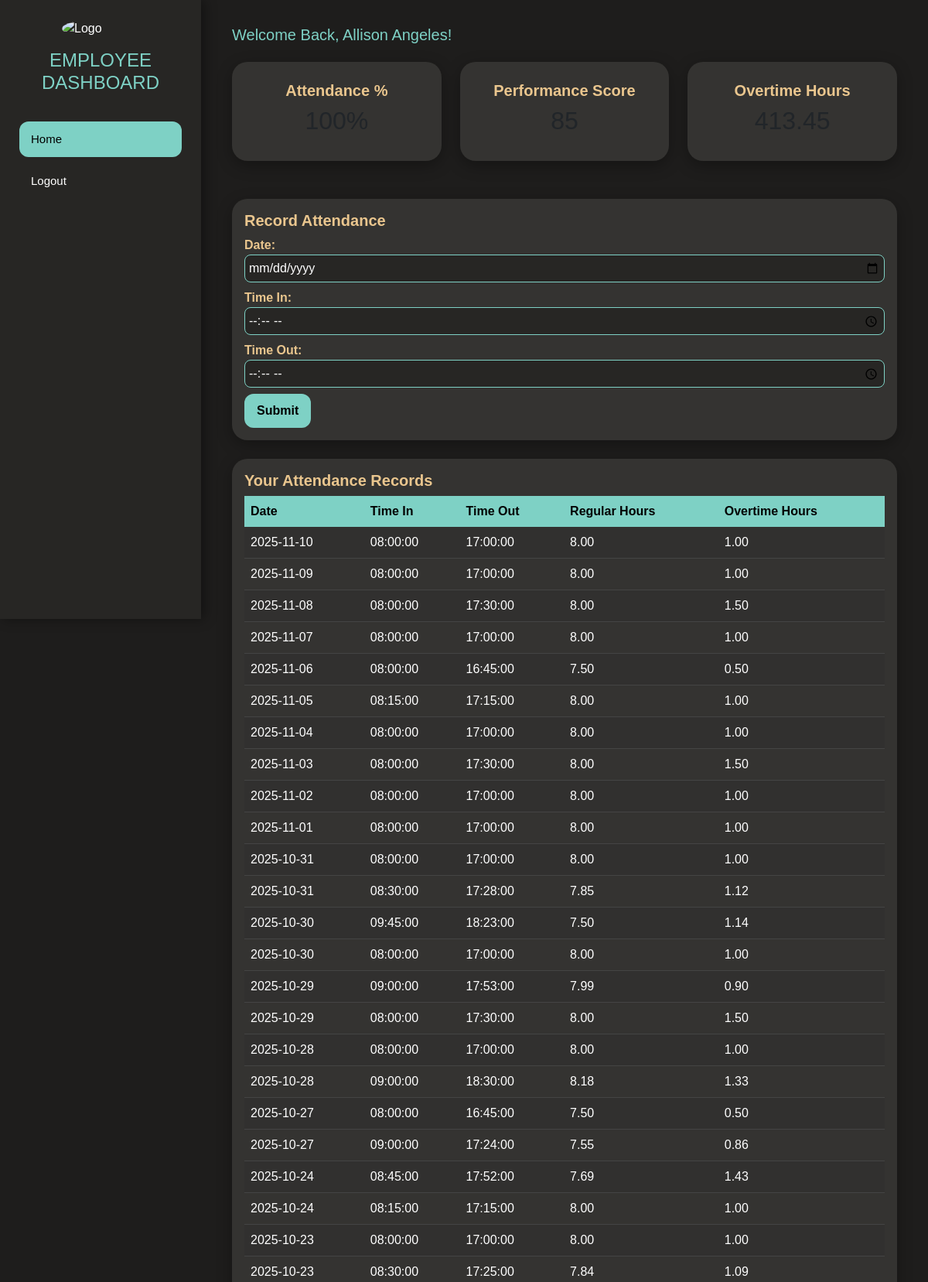
Page /home.php (signed in, upper part) on the committed database.
### tables this page shows
CREATE TABLE `employees` (
  `id` int NOT NULL,
  `user_id` int DEFAULT NULL,
  `fullname` varchar(100) DEFAULT NULL,
  `department` varchar(50) DEFAULT NULL
);

CREATE TABLE `attendance` (
  `id` int NOT NULL,
  `employee_id` int DEFAULT NULL,
  `date` date DEFAULT NULL,
  `time_in` time DEFAULT NULL,
  `time_out` time DEFAULT NULL,
  `regular_hours` decimal(5,2) DEFAULT NULL,
  `overtime_hours` decimal(5,2) DEFAULT NULL
);

### home.php (the view, shortened to what this page needs)
<?php
include 'calculate_metrics.php';
$uid = $_SESSION['user_id'];
$emp = $conn->query("SELECT id, fullname, department FROM employees WHERE user_id=$uid")->fetch_assoc();
$eid = $emp['id'];
$metrics = getEmployeeMetrics($eid);
?>
<!DOCTYPE html>
<html lang="en">
<head>
<link href="https://cdn.jsdelivr.net/npm/bootstrap@5.3.0/dist/css/bootstrap.min.css" rel="stylesheet">
</head>
<body>
<div class="sidebar">
<img src="assets/logo.png" class="logo" alt="Logo">
<h2>EMPLOYEE DASHBOARD</h2>
<ul class="nav flex-column">
<li><a class="nav-link active" href="home.php">Home</a></li>
<li><a class="nav-link" href="logout.php">Logout</a></li>
</ul>
</div>
<div class="main-content">
<div class="greeting">Welcome Back, <?php echo htmlspecialchars($emp['fullname']); ?>!</div>
<div class="row mb-4">
<div class="col-md-4">
<div class="card text-center">
<h5>Attendance %</h5>
<h2><?php echo $metrics['attendance_pct']; ?>%</h2>
</div>
</div>
<div class="col-md-4">
<div class="card text-center">
<h5>Performance Score</h5>
<h2><?php echo $metrics['performance_score']; ?></h2>
</div>
</div>
<div class="col-md-4">
<div class="card text-center">
<h5>Overtime Hours</h5>
<h2><?php echo $metrics['overtime_hours']; ?></h2>
</div>
</div>
</div>
<div class="card p-3 mb-4">
<h5>Record Attendance</h5>
<form method="POST" action="attendance_action.php" onsubmit="return validateTime(event);">
<label>Date:</label>
<input type="date" id="att-date" name="date" class="form-control mb-2" max="<?= date('Y-m-d'); ?>" required>
<label>Time In:</label>
<input type="time" id="time-in" name="time_in" class="form-control mb-2">
<label>Time Out:</label>
<input type="time" id="time-out" name="time_out" class="form-control mb-2">
<button type="submit" class="btn btn-primary">Submit</button>
</form>
</div>
<div class="card p-3 mb-4">
<h5>Your Attendance Records</h5>
<table class="table table-striped">
<thead>
<tr><th>Date</th><th>Time In</th><th>Time Out</th><th>Regular Hours</th><th>Overtime Hours</th></tr>
</thead>
<tbody>
<?php
$att = $conn->query("SELECT * FROM attendance WHERE employee_id=$eid ORDER BY date DESC");
while($row=$att->fetch_assoc()){
    echo "<tr><td>{$row['date']}</td><td>{$row['time_in']}</td><td>{$row['time_out']}</td><td>{$row['regular_hours']}</td><td>{$row['overtime_hours']}</td></tr>";
}
?>
</tbody>
</table>
</div>
</div>
</body>
</html>

### home.php (style rules this page uses)
:root { --bg-dark:#1e1d1c;--bg-panel:#272624;--bg-card:#343331; --accent-teal:#7ed1c5;--accent-gold:#eac68e;--accent-orange:#d88954; --text-light:#ffffff;--text-muted:#c5c1ba; }
body { margin:0;background:var(--bg-dark);color:var(--text-light);font-family:"Poppins",sans-serif;display:flex;flex-direction:column;min-height:100vh; }
.sidebar { width:260px;background:var(--bg-panel);height:100vh;padding:25px;display:flex;flex-direction:column;box-shadow:4px 0 15px rgba(0,0,0,0.4);position:fixed;left:0;top:0; }
.sidebar .logo { width:100px;margin:0 auto 15px auto;display:block;border-radius:50%; }
.sidebar h2 { text-align:center;color:var(--accent-teal);font-size:24px;margin-bottom:35px; }
.sidebar .nav-link { color:var(--text-light);font-size:15px;padding:12px 15px;border-radius:12px;margin-bottom:8px;transition:0.25s; }
.sidebar .nav-link:hover,.sidebar .nav-link.active { background:var(--accent-teal);color:#000; }
.main-content { margin-left:260px;padding:30px 40px;width:calc(100%-260px);flex:1; }
.card { background:var(--bg-card);border-radius:20px;padding:25px;box-shadow:0 6px 20px rgba(0,0,0,0.3);border:none;margin-bottom:25px; }
.card h5 { color:var(--accent-gold);font-weight:600; }
.table { color:var(--text-light); }
.table th { background:var(--accent-teal);color:#000;border:none; }
.table td { background:var(--bg-card);border-color:#444;color:#ffffff; }
.btn-primary { background:var(--accent-teal);color:black;border:none;font-weight:600;border-radius:12px;padding:10px 16px; }
.form-control { background:var(--bg-panel);border:1px solid var(--accent-teal);color:#fff;border-radius:8px;padding:5px; }
label { color:var(--accent-gold);font-weight:600; }
.greeting { font-size:20px;margin-bottom:20px;color:var(--accent-teal); }

### rows in the picture
employees: fullname "Allison Angeles"
attendance: date "2025-11-10", time_in "08:00:00", time_out "17:00:00", regular_hours "8.00", overtime_hours "1.00"
attendance: date "2025-11-09", time_in "08:00:00", time_out "17:00:00", regular_hours "8.00", overtime_hours "1.00"
attendance: date "2025-11-08", time_in "08:00:00", time_out "17:30:00", regular_hours "8.00", overtime_hours "1.50"
attendance: date "2025-11-07", time_in "08:00:00", time_out "17:00:00", regular_hours "8.00", overtime_hours "1.00"
attendance: date "2025-11-06", time_in "08:00:00", time_out "16:45:00", regular_hours "7.50", overtime_hours "0.50"
attendance: date "2025-11-05", time_in "08:15:00", time_out "17:15:00", regular_hours "8.00", overtime_hours "1.00"
attendance: date "2025-11-04", time_in "08:00:00", time_out "17:00:00", regular_hours "8.00", overtime_hours "1.00"
attendance: date "2025-11-03", time_in "08:00:00", time_out "17:30:00", regular_hours "8.00", overtime_hours "1.50"
attendance: date "2025-11-02", time_in "08:00:00", time_out "17:00:00", regular_hours "8.00", overtime_hours "1.00"
attendance: date "2025-11-01", time_in "08:00:00", time_out "17:00:00", regular_hours "8.00", overtime_hours "1.00"
attendance: date "2025-10-31", time_in "08:00:00", time_out "17:00:00", regular_hours "8.00", overtime_hours "1.00"
attendance: date "2025-10-31", time_in "08:30:00", time_out "17:28:00", regular_hours "7.85", overtime_hours "1.12"
attendance: date "2025-10-30", time_in "09:45:00", time_out "18:23:00", regular_hours "7.50", overtime_hours "1.14"
attendance: date "2025-10-30", time_in "08:00:00", time_out "17:00:00", regular_hours "8.00", overtime_hours "1.00"
attendance: date "2025-10-29", time_in "09:00:00", time_out "17:53:00", regular_hours "7.99", overtime_hours "0.90"
attendance: date "2025-10-29", time_in "08:00:00", time_out "17:30:00", regular_hours "8.00", overtime_hours "1.50"
attendance: date "2025-10-28", time_in "08:00:00", time_out "17:00:00", regular_hours "8.00", overtime_hours "1.00"
attendance: date "2025-10-28", time_in "09:00:00", time_out "18:30:00", regular_hours "8.18", overtime_hours "1.33"
attendance: date "2025-10-27", time_in "08:00:00", time_out "16:45:00", regular_hours "7.50", overtime_hours "0.50"
attendance: date "2025-10-27", time_in "09:00:00", time_out "17:24:00", regular_hours "7.55", overtime_hours "0.86"
attendance: date "2025-10-24", time_in "08:45:00", time_out "17:52:00", regular_hours "7.69", overtime_hours "1.43"
attendance: date "2025-10-24", time_in "08:15:00", time_out "17:15:00", regular_hours "8.00", overtime_hours "1.00"
attendance: date "2025-10-23", time_in "08:00:00", time_out "17:00:00", regular_hours "8.00", overtime_hours "1.00"
attendance: date "2025-10-23", time_in "08:30:00", time_out "17:25:00", regular_hours "7.84", overtime_hours "1.09"
